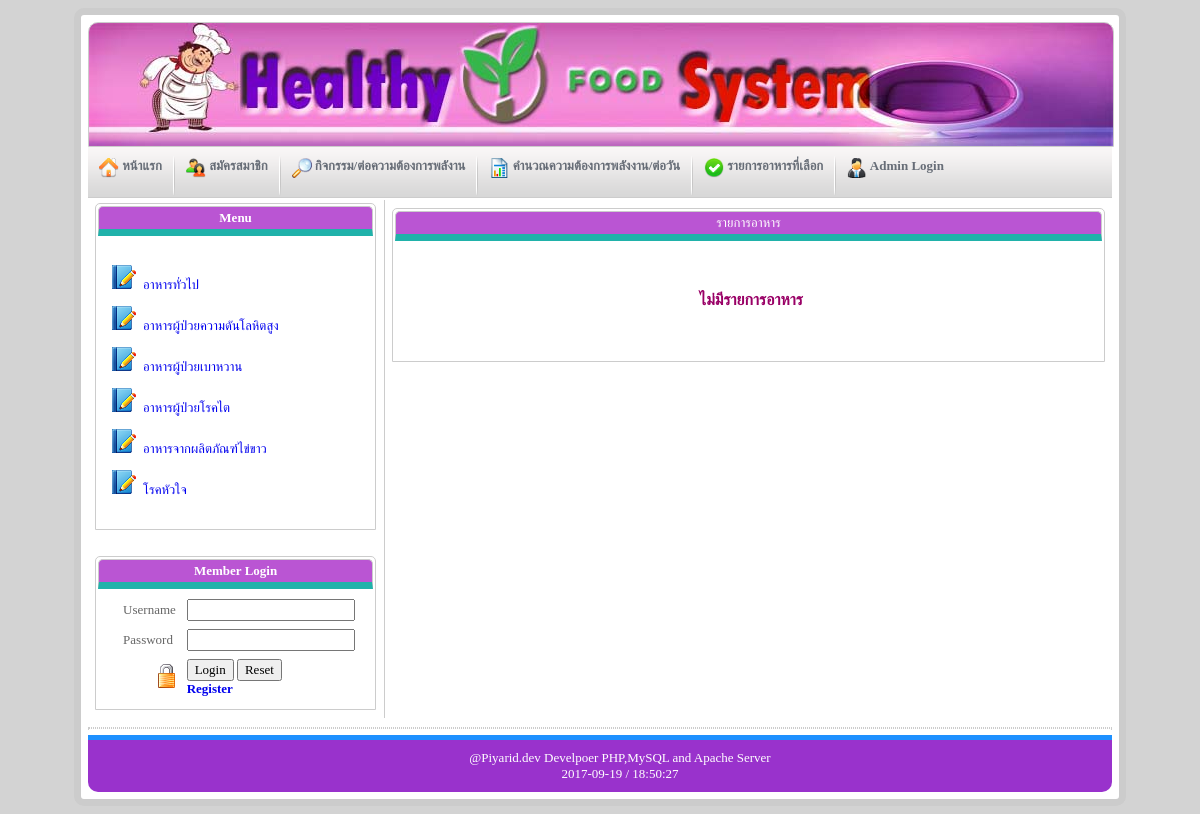
/font_end/index.php?url=show_order, run on the app's committed database.
### tables this page shows
CREATE TABLE `foodtype` (
  `foodtype_id` int(5) NOT NULL auto_increment,
  `foodtype_name` varchar(100) NOT NULL,
  PRIMARY KEY  (`foodtype_id`)
);

### font_end/menu_left.php (the view, shortened to what this page needs)
<?php
    $rs = mysql_query("SELECT * FROM foodtype");
?>
<!DOCTYPE html>
<html>
    <head>
    </head>
    <body>
        <div class="f_panel" style="margin-top: 0px;">
            <div class="f_panel_header">
                <b>Menu</b>
            </div>
        <div class="f_panel_body">
            <br />
            <?php while ($r = mysql_fetch_array($rs)): ?>
                <ul class="f_v_d">
                    <li>
                        <a href="index.php?url=show_food_type&foodtype_id=<?php echo $r['foodtype_id']; ?>&foodtype_name=<?php echo $r['foodtype_name']; ?>"><?php echo $r["foodtype_name"]; ?>
                        </a>
                    </li>
                </ul>
            <?php endwhile ?>
            <br />
        </div>
        </div><br/>
        <div class="f_panel">
            <div class="f_panel_header">
                <b> Member Login</b>
            </div>
            <div class="f_panel_body">
                <div style="margin-left: 10px;padding: 5px;">
                    <?php if (isset($_SESSION["mem_id"])) { ?>
                        <div>ยินดีต้อนรับ</div>
                        <div>คุณ : <?php echo $_SESSION["mem_name"]; ?></div>
                        <div>
                            <a href="index.php?url=member_register">แก้ไขข้อมูล</a>
                        </div>
                        <div>
                            <center>
                                <a onclick="return confirm('Are you sure ?');"
                                   href="logout.php">ออกจากระบบ</a>
                            </center>
                        </div>
                    <?php } else { ?>
                        <form action="check_login.php" method="post">
                        <table width="250px" style="color: #666;"cellpadding="3px">
                            <tr>
                                <td>Username</td>
                                <td>
                                    <input type="text" name="username"/>
                                </td>
                            </tr>
                            <tr>
                                <td>Password</td>
                                <td>
                                    <input type="password" name="password"/>
                                </td>
                            </tr>
                            <tr>
                                <td align="right">
                                    <img src="../ico/lock.ico"/>
                                </td>
                                <td>
                                    <input type="submit" value="Login"/>
                                    <input type="reset" value="Reset"/>
                                    <br/>
                                    <a href="index.php?url=member_register">
                                        <strong>Register</strong>
                                    </a>
                                </td>
                            </tr>
                        </table>
                    </form>
                    <?php }?>
                </div>
            </div>
    </body>
</html>

### css/style.css (style rules this page uses)
body { background-color: lightgrey; }
.f_panel { width:auto; border-radius: 5px 5px 0px 0px; border: #ccc 1px solid; margin: 5px; padding: 2px; }
.f_panel .f_panel_header { padding: 3px; border: #cccccc 1px solid; border-radius: 5px 5px 0px 0px; background-color:mediumorchid; text-align: center; color: #fff; border-bottom:lightseagreen 7px solid; }
.f_panel .f_panel_body { padding-left: 5px; }
* { font-family: Tahoma ,Waree;font-size: 13px; }
a { text-decoration: none; }

### font_end/menu_left.php (style rules this page uses)
ul.f_v_d { list-style-image: url(../ico/notes.ico); }

### data on the page
foodtype: foodtype_name "อาหารทั่วไป"
foodtype: foodtype_name "อาหารผู้ป่วยความดันโลหิตสูง"
foodtype: foodtype_name "อาหารผู้ป่วยเบาหวาน"
foodtype: foodtype_name "อาหารผู้ป่วยโรคไต"
foodtype: foodtype_name "อาหารจากผลิตภัณฑ์ไข่ขาว"
foodtype: foodtype_name "โรคหัวใจ"
